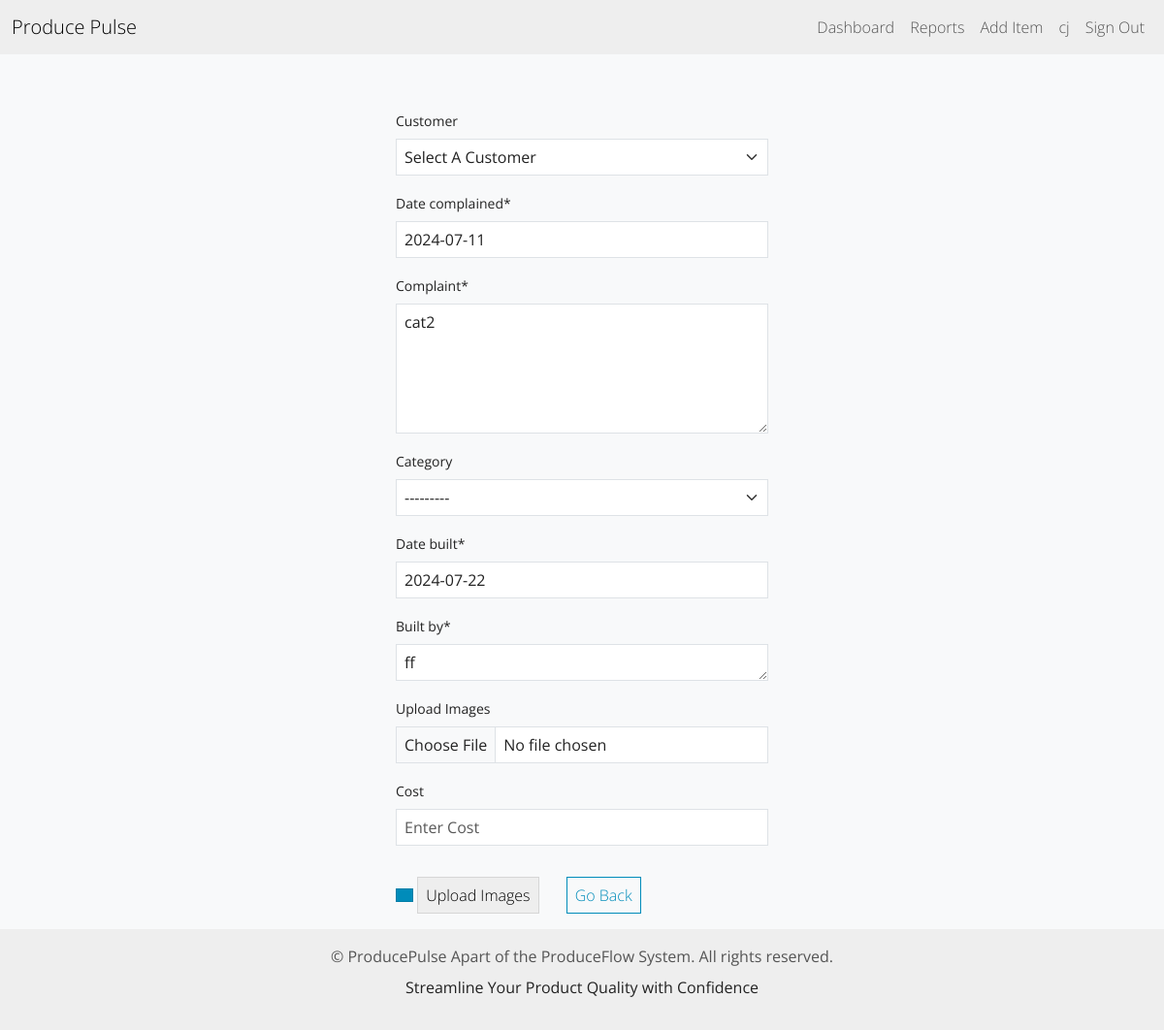
Page /edit-item/2 (signed in) on the earlier database version.
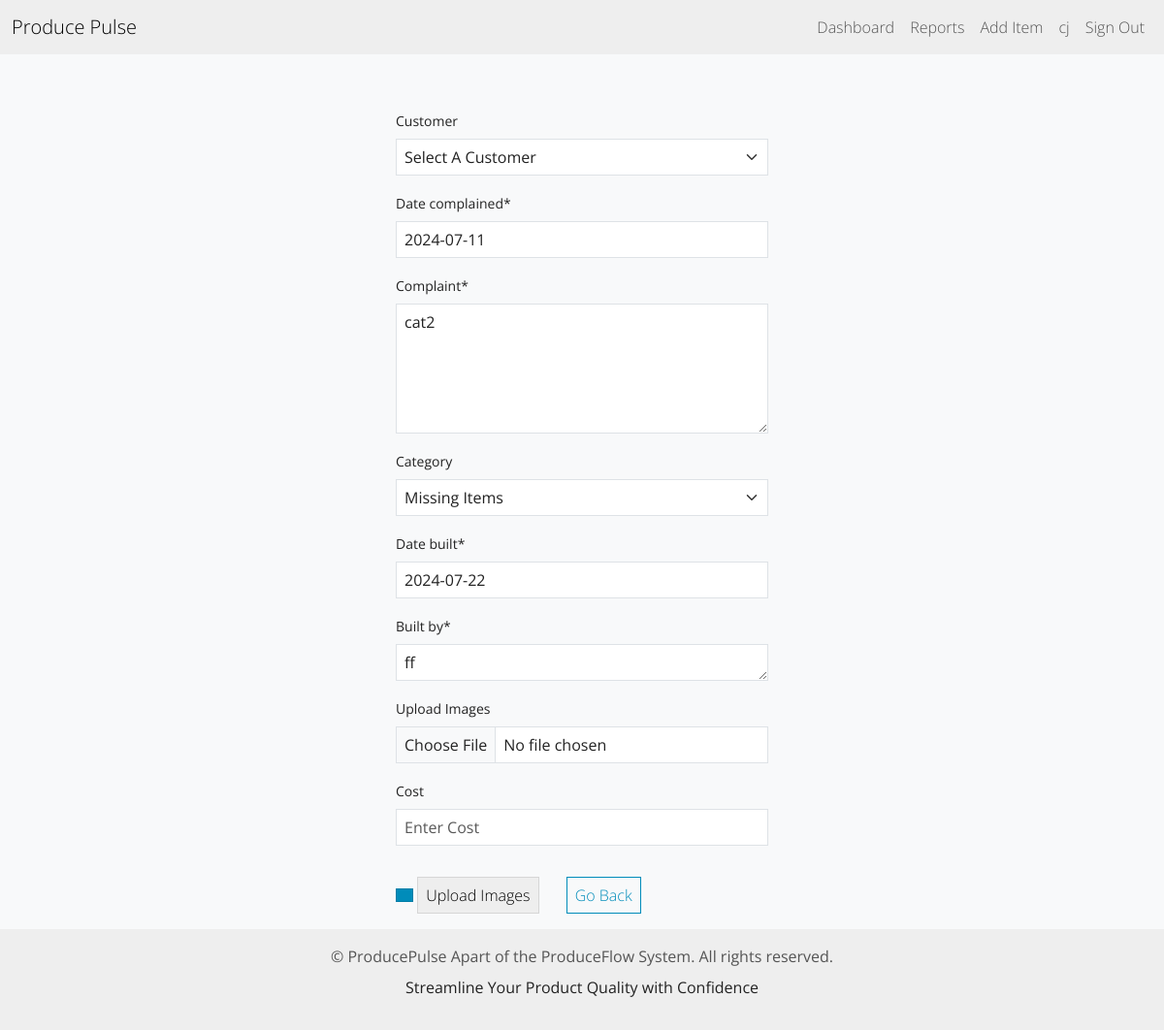
Same page on the later database version.
### inventory/models.py (models this page shows, shortened)
class InventoryItem(models.Model):
    customer = models.ForeignKey(Customer, on_delete=models.CASCADE, related_name='inventory_items', null=True, blank=True)
    name = models.CharField(default="Enter Customer Name...", max_length=200)
    complaint = models.TextField(max_length=2000, default="Enter Complaint...")
    date_complained = models.CharField(max_length=10, default="MM/DD/YYYY")
    category = models.ForeignKey('Category', on_delete=models.SET_NULL, blank=True, null=True)
    date_created = models.DateField(auto_now_add=True)
    date_built = models.CharField(max_length=10, default="MM/DD/YYYY")
    built_by = models.CharField(max_length=200, default="Enter Builder Name...")
    user = models.ForeignKey(User, on_delete=models.DO_NOTHING)

### inventory/views.py (the view)
# urls.py: path('edit-item/<int:pk>', EditItem.as_view(), name='edit-item'),
class EditItem(LoginRequiredMixin, UpdateView):
    model = InventoryItem
    form_class = InventoryItemForm
    template_name = 'inventory/item_form.html'
    success_url = reverse_lazy('dashboard')
    submit_button_text =  'Save Complaint'
    def get_context_data(self, **kwargs):
        context = super().get_context_data(**kwargs)
        context['categories'] = Category.objects.all()
        return context

### inventory/forms.py (called while the page is built)
    def render(self, name, value, attrs=None, renderer=None):
        if value is None:
            value = []
        final_attrs = self.build_attrs(attrs, {'type': self.input_type, 'name': name})
        return format_html('<input{} multiple>', flatatt(final_attrs))

### inventory/models.py (called while the page is built)
    def __str__(self):
        return self.name

    def __str__(self):
        return self.name

### inventory/templates/inventory/item_form.html (shortened to what this page needs)
{% extends 'inventory/base.html' %}
{% load crispy_forms_tags %}
{% block content %}
<div class="row">
    <div class="col-11 col-md-4 mx-auto mt-5">
        <form method="POST" enctype="multipart/form-data" onsubmit="showLoader()">
            {{ form|crispy }}
            <div class="mt-3">
                <button id="submitButton" class="btn btn-primary">{{ submit_button_text }}</button>
                <button type="button" class="btn btn-secondary" id="uploadButton">Upload Images</button>
                <a href="{% url 'dashboard' %}" class="btn btn-outline-primary my-3 mx-4">Go Back</a>
            </div>
        </form>
    </div>
</div>
{% endblock content %}

Differences in the rows shown:
changed InventoryItem "Select A Customer": category "---------" → "Missing Items"
